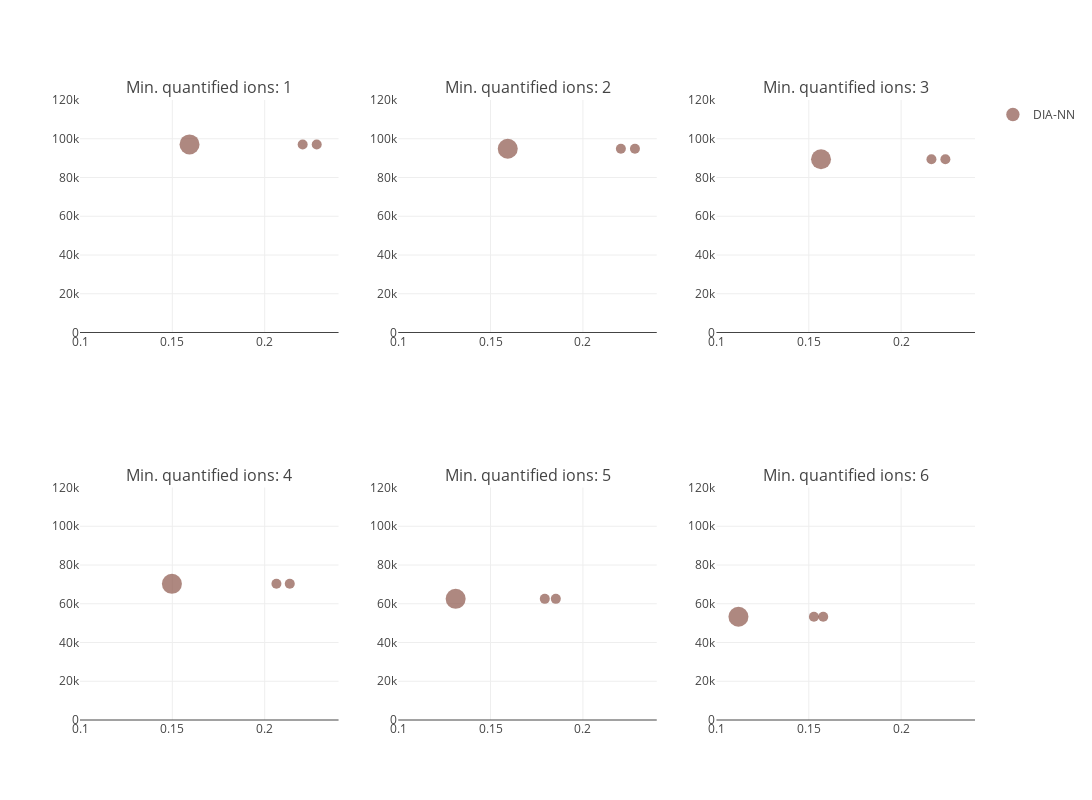

Source (notebook cell):
### Code cell
plot, results_quant = plot_performance_metrics_all_filters(file_paths_quant, x_range=[0.1, 0.24], y_range=[0, 120000])
plot

### Figure 1 — Plotly figure (JSON) as saved in the notebook; plotly's stock layout.template omitted (floating-point values rounded to 4 significant figures)
{"data": [{"hovertext": ["ProteoBench ID: DIA-NN_20250123_160242<br>Software tool: DIA-NN 1.9.2<br>Comment (private submission): High Precision", "ProteoBench ID: DIA-NN_20250123_160303<br>Software tool: DIA-NN 1.9.2<br>Comment (private submission): High Accuracy", "ProteoBench ID: DIA-NN_20250123_160322<br>Software tool: DIA-NN 1.9.2<br>Comment (private submission): Legacy Quant"], "marker": {"color": ["#8c564b", "#8c564b", "#8c564b"], "showscale": false, "size": [10, 10, 20]}, "mode": "markers", "name": "DIA-NN", "type": "scatter", "x": [0.2282, 0.2206, 0.1593], "xaxis": "x", "y": [97072, 97072, 97072], "yaxis": "y"}, {"hovertext": ["ProteoBench ID: DIA-NN_20250123_160242<br>Software tool: DIA-NN 1.9.2<br>Comment (private submission): High Precision", "ProteoBench ID: DIA-NN_20250123_160303<br>Software tool: DIA-NN 1.9.2<br>Comment (private submission): High Accuracy", "ProteoBench ID: DIA-NN_20250123_160322<br>Software tool: DIA-NN 1.9.2<br>Comment (private submission): Legacy Quant"], "marker": {"color": ["#8c564b", "#8c564b", "#8c564b"], "showscale": false, "size": [10, 10, 20]}, "mode": "markers", "name": "DIA-NN", "showlegend": false, "type": "scatter", "x": [0.2282, 0.2206, 0.1593], "xaxis": "x2", "y": [94847, 94847, 94845], "yaxis": "y2"}, {"hovertext": ["ProteoBench ID: DIA-NN_20250123_160242<br>Software tool: DIA-NN 1.9.2<br>Comment (private submission): High Precision", "ProteoBench ID: DIA-NN_20250123_160303<br>Software tool: DIA-NN 1.9.2<br>Comment (private submission): High Accuracy", "ProteoBench ID: DIA-NN_20250123_160322<br>Software tool: DIA-NN 1.9.2<br>Comment (private submission): Legacy Quant"], "marker": {"color": ["#8c564b", "#8c564b", "#8c564b"], "showscale": false, "size": [10, 10, 20]}, "mode": "markers", "name": "DIA-NN", "showlegend": false, "type": "scatter", "x": [0.224, 0.2164, 0.1566], "xaxis": "x3", "y": [89399, 89399, 89396], "yaxis": "y3"}, {"hovertext": ["ProteoBench ID: DIA-NN_20250123_160242<br>Software tool: DIA-NN 1.9.2<br>Comment (private submission): High Precision", "ProteoBench ID: DIA-NN_20250123_160303<br>Software tool: DIA-NN 1.9.2<br>Comment (private submission): High Accuracy", "ProteoBench ID: DIA-NN_20250123_160322<br>Software tool: DIA-NN 1.9.2<br>Comment (private submission): Legacy Quant"], "marker": {"color": ["#8c564b", "#8c564b", "#8c564b"], "showscale": false, "size": [10, 10, 20]}, "mode": "markers", "name": "DIA-NN", "showlegend": false, "type": "scatter", "x": [0.2136, 0.2064, 0.1498], "xaxis": "x4", "y": [70284, 70284, 70283], "yaxis": "y4"}, {"hovertext": ["ProteoBench ID: DIA-NN_20250123_160242<br>Software tool: DIA-NN 1.9.2<br>Comment (private submission): High Precision", "ProteoBench ID: DIA-NN_20250123_160303<br>Software tool: DIA-NN 1.9.2<br>Comment (private submission): High Accuracy", "ProteoBench ID: DIA-NN_20250123_160322<br>Software tool: DIA-NN 1.9.2<br>Comment (private submission): Legacy Quant"], "marker": {"color": ["#8c564b", "#8c564b", "#8c564b"], "showscale": false, "size": [10, 10, 20]}, "mode": "markers", "name": "DIA-NN", "showlegend": false, "type": "scatter", "x": [0.1853, 0.1794, 0.1311], "xaxis": "x5", "y": [62523, 62523, 62522], "yaxis": "y5"}, {"hovertext": ["ProteoBench ID: DIA-NN_20250123_160242<br>Software tool: DIA-NN 1.9.2<br>Comment (private submission): High Precision", "ProteoBench ID: DIA-NN_20250123_160303<br>Software tool: DIA-NN 1.9.2<br>Comment (private submission): High Accuracy", "ProteoBench ID: DIA-NN_20250123_160322<br>Software tool: DIA-NN 1.9.2<br>Comment (private submission): Legacy Quant"], "marker": {"color": ["#8c564b", "#8c564b", "#8c564b"], "showscale": false, "size": [10, 10, 20]}, "mode": "markers", "name": "DIA-NN", "showlegend": false, "type": "scatter", "x": [0.1578, 0.1528, 0.1119], "xaxis": "x6", "y": [53317, 53317, 53316], "yaxis": "y6"}], "layout": {"annotations": [{"font": {"size": 16}, "showarrow": false, "text": "Min. quantified ions: 1", "x": 0.1444, "xanchor": "center", "xref": "paper", "y": 1, "yanchor": "bottom", "yref": "paper"}, {"font": {"size": 16}, "showarrow": false, "text": "Min. quantified ions: 2", "x": 0.5, "xanchor": "center", "xref": "paper", "y": 1, "yanchor": "bottom", "yref": "paper"}, {"font": {"size": 16}, "showarrow": false, "text": "Min. quantified ions: 3", "x": 0.8556, "xanchor": "center", "xref": "paper", "y": 1, "yanchor": "bottom", "yref": "paper"}, {"font": {"size": 16}, "showarrow": false, "text": "Min. quantified ions: 4", "x": 0.1444, "xanchor": "center", "xref": "paper", "y": 0.375, "yanchor": "bottom", "yref": "paper"}, {"font": {"size": 16}, "showarrow": false, "text": "Min. quantified ions: 5", "x": 0.5, "xanchor": "center", "xref": "paper", "y": 0.375, "yanchor": "bottom", "yref": "paper"}, {"font": {"size": 16}, "showarrow": false, "text": "Min. quantified ions: 6", "x": 0.8556, "xanchor": "center", "xref": "paper", "y": 0.375, "yanchor": "bottom", "yref": "paper"}], "height": 800, "width": 1200, "xaxis": {"anchor": "y", "domain": [0, 0.2889], "range": [0.1, 0.24]}, "xaxis2": {"anchor": "y2", "domain": [0.3556, 0.6444], "range": [0.1, 0.24]}, "xaxis3": {"anchor": "y3", "domain": [0.7111, 1], "range": [0.1, 0.24]}, "xaxis4": {"anchor": "y4", "domain": [0, 0.2889], "range": [0.1, 0.24]}, "xaxis5": {"anchor": "y5", "domain": [0.3556, 0.6444], "range": [0.1, 0.24]}, "xaxis6": {"anchor": "y6", "domain": [0.7111, 1], "range": [0.1, 0.24]}, "yaxis": {"anchor": "x", "domain": [0.625, 1], "range": [0, 120000]}, "yaxis2": {"anchor": "x2", "domain": [0.625, 1], "range": [0, 120000]}, "yaxis3": {"anchor": "x3", "domain": [0.625, 1], "range": [0, 120000]}, "yaxis4": {"anchor": "x4", "domain": [0, 0.375], "range": [0, 120000]}, "yaxis5": {"anchor": "x5", "domain": [0, 0.375], "range": [0, 120000]}, "yaxis6": {"anchor": "x6", "domain": [0, 0.375], "range": [0, 120000]}}}
